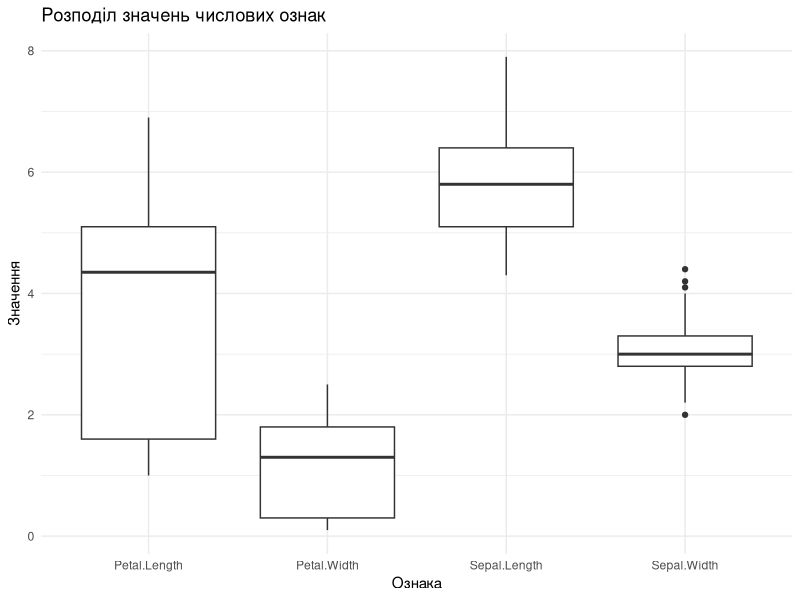
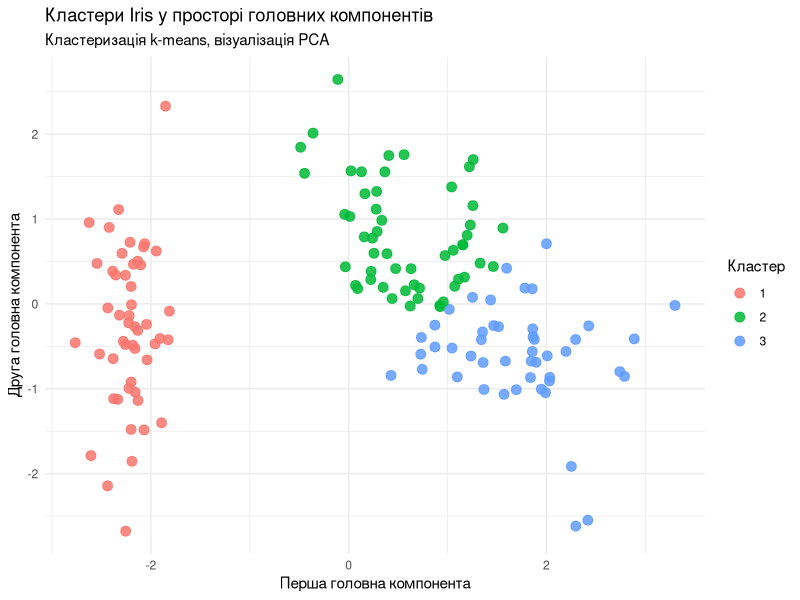
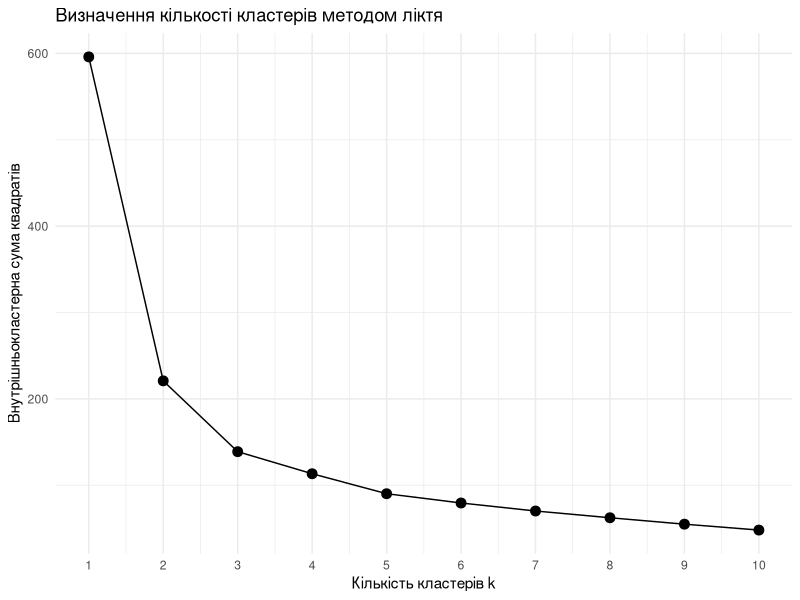
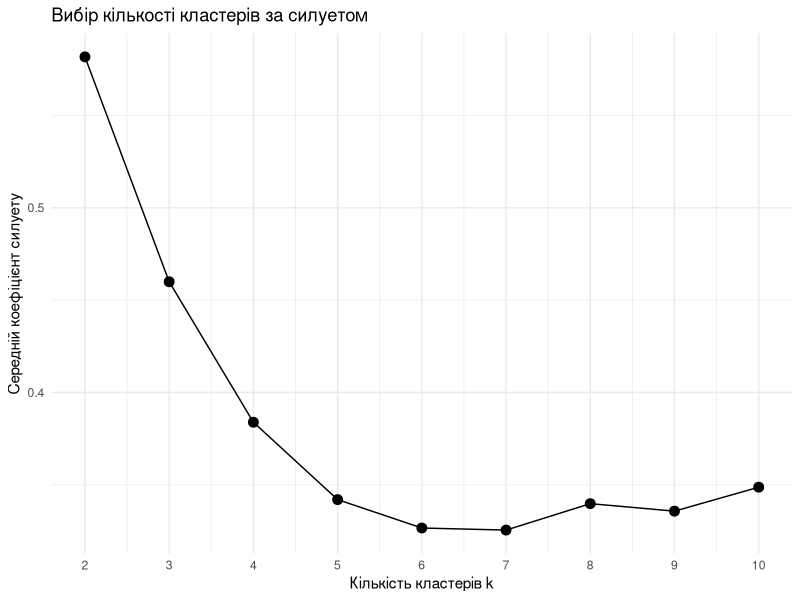
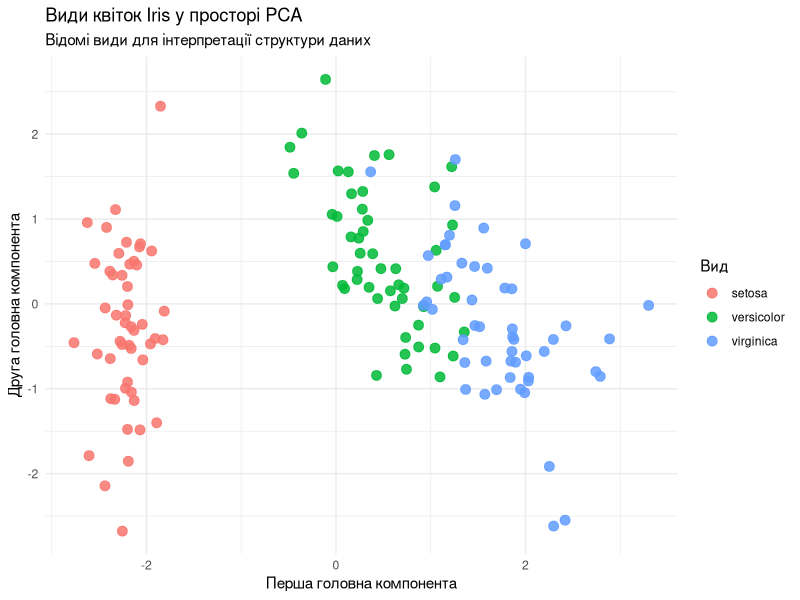
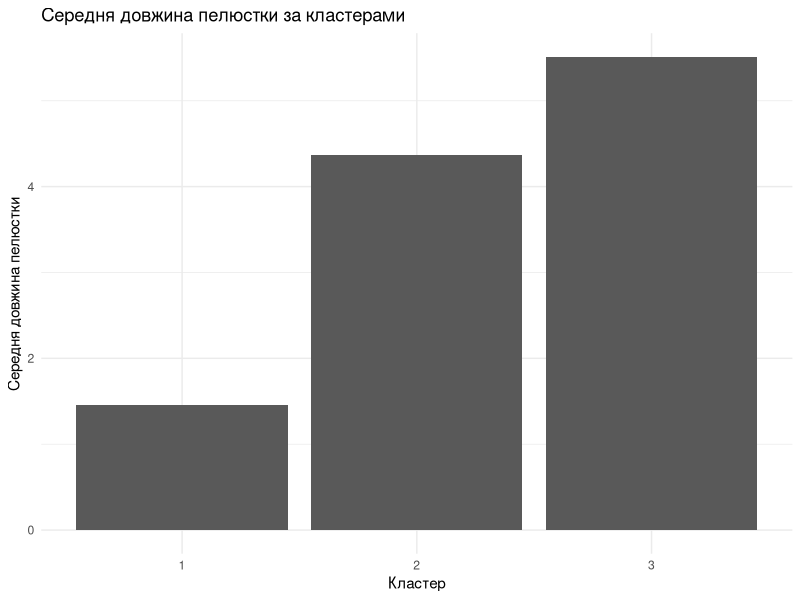
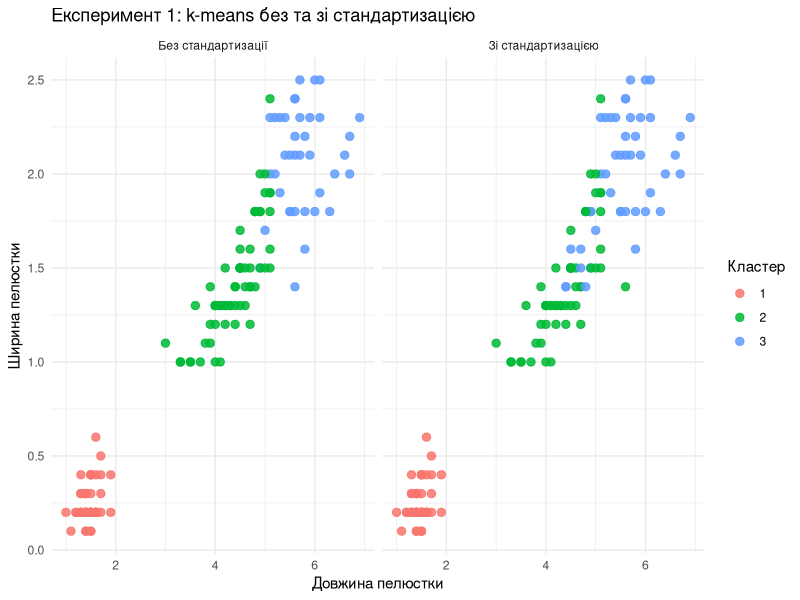
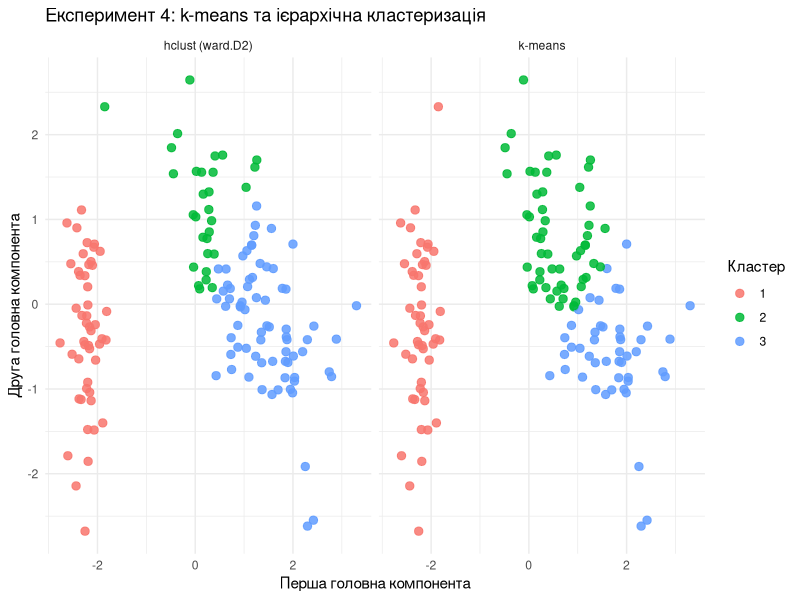

The R script that drew these images, in order:
# ЛР7: Кластерний аналіз у R (iris). Запуск з папки submission/:
#   Rscript lab07.R > results/console_output.txt 2>&1
dir.create("plots", showWarnings = FALSE); dir.create("results", showWarnings = FALSE)
fam <- "Arial Unicode MS"  # коректна кирилиця на macOS
save_gg <- function(p, name, w = 8, h = 5.5) {
  ggsave(file.path("plots", name), p + theme(text = element_text(family = fam)),
         width = w, height = h, dpi = 150)
}
open_png <- function(name, w = 8, h = 6)
  png(file.path("plots", name), width = w, height = h, units = "in", res = 150, family = fam)
# У пакетному запуску print(g) малює в Rplots.pdf, де кирилиця не підтримується;
# тому екранні копії графіків направляємо в тимчасовий PNG (у RStudio не діє).
if (!interactive()) options(device = function(...) png(tempfile(fileext = ".png"), family = fam))

# ===================================================
# ЛАБОРАТОРНА РОБОТА: КЛАСТЕРНИЙ АНАЛІЗ У R
# Завдання 1. Підготовка даних
# ===================================================
# Пакет cluster потрібний для силуетного аналізу.
if (!requireNamespace("cluster", quietly = TRUE)) {
  install.packages("cluster")
}

library(cluster)
library(ggplot2)

# Завантажуємо набір даних
data(iris)

cat("КЛАСТЕРНИЙ АНАЛІЗ ДАНИХ IRIS\n")
cat("====================================\n")
cat("Кількість об'єктів:", nrow(iris), "\n")
cat("Кількість ознак у повному наборі:", ncol(iris),
    "\n\n")

cat("Перші шість записів:\n")
print(head(iris))
cat("\nСтруктура набору даних:\n")
str(iris)
cat("\nКількість об'єктів кожного виду:\n")
print(table(iris$Species))

# Вибираємо лише числові ознаки
iris_features <- iris[, 1:4]

cat("\nОписові статистики числових ознак:\n")
print(summary(iris_features))

# Перевірка пропущених значень
cat("\nКількість пропущених значень за стовпцями:\n")
print(colSums(is.na(iris_features)))

# ===================================================
# ЗАВДАННЯ 2. ПОПЕРЕДНІЙ АНАЛІЗ
# ===================================================
# Попарні діаграми числових ознак
open_png("01_pairs.png")
pairs(
  iris_features,
  main = "Попарні залежності між ознаками Iris",
  pch = 19
)
dev.off()
# Коробкові діаграми для порівняння масштабів і розподілів
iris_long <- data.frame(
  value = unlist(iris_features),
  feature = rep(names(iris_features),
                each = nrow(iris_features))
)
g <- ggplot(iris_long, aes(x = feature, y = value)) +
  geom_boxplot() +
  labs(
    title = "Розподіл значень числових ознак",
    x = "Ознака",
    y = "Значення"
  ) +
  theme_minimal()
print(g); save_gg(g, "02_boxplot.png")

# ==================================================
# ЗАВДАННЯ 3. СТАНДАРТИЗАЦІЯ
# ===================================================

iris_scaled <- scale(iris_features)

cat("Перші шість стандартизованих записів:\n")
print(head(iris_scaled))

cat("\nСередні значення після стандартизації:\n")

print(round(colMeans(iris_scaled), 4))

cat("\nСтандартні відхилення після стандартизації:\n")
print(round(apply(iris_scaled, 2, sd), 4))

# ===================================================
# ЗАВДАННЯ 4. АЛГОРИТМ K-MEANS
# ===================================================

# У першому експерименті використовуємо три кластери
k <- 3
set.seed(123)

km_result <- kmeans(
  iris_scaled,
  centers = k,
  nstart = 25
)

cat("РЕЗУЛЬТАТ КЛАСТЕРИЗАЦІЇ K-MEANS\n")
cat("====================================\n")
cat("\nКількість об'єктів у кластерах:\n")
print(km_result$size)

cat("\nЦентри кластерів у стандартизованому просторі:\n")
print(round(km_result$centers, 3))

cat("\nСума квадратів усередині кластерів:\n")
print(km_result$tot.withinss)

cat("\nМіжкластерна сума квадратів:\n")
print(km_result$betweenss)

cat("\nЗагальна сума квадратів:\n")
print(km_result$totss)

cat("\nЧастка міжкластерної суми квадратів:\n")
print(round(km_result$betweenss /
              km_result$totss, 4))

# Додаємо номер кластера до початкових даних
iris_clustered <- iris

iris_clustered$Cluster <- factor(km_result$cluster)

cat("\nКількість об'єктів за кластерами:\n")
print(table(iris_clustered$Cluster))

# ===================================================
# ЗАВДАННЯ 5. ВІЗУАЛІЗАЦІЯ КЛАСТЕРІВ
# ===================================================

pca_result <- prcomp(
  iris_scaled,
  center = FALSE,
  scale. = FALSE
)

pca_data <- data.frame(
  PC1 = pca_result$x[, 1],
  PC2 = pca_result$x[, 2],
  Cluster = factor(km_result$cluster),
  Species = iris$Species
)

variance_explained <- summary(pca_result)$importance[2, ]

cat("Частка поясненої варіації першою компонентою:",
    round(variance_explained[1] * 100, 2), "%\n")

cat("Частка поясненої варіації другою компонентою:",
    round(variance_explained[2] * 100, 2), "%\n")

cat("Сумарна частка варіації двох компонент:",
    round(sum(variance_explained[1:2]) * 100, 2),
    "%\n")

g <- ggplot(pca_data, aes(x = PC1, y = PC2, color = Cluster)) +
  geom_point(size = 3, alpha = 0.85) +
  labs(
    title = "Кластери Iris у просторі головних компонентів",
    subtitle = "Кластеризація k-means, візуалізація PCA",
    x = "Перша головна компонента",
    y = "Друга головна компонента",
    color = "Кластер"
  ) +
  theme_minimal()
print(g); save_gg(g, "03_pca_kmeans.png")

# ===================================================
# ЗАВДАННЯ 6. МЕТОД ЛІКТЯ
# ===================================================

set.seed(123)
k_values <- 1:10

wss <- sapply(k_values, function(k) {
  kmeans(
    iris_scaled,
    centers = k,
    nstart = 25
  )$tot.withinss
})

elbow_data <- data.frame(
  k = k_values,
  WSS = wss
)

cat("Таблиця методу ліктя:\n")
print(elbow_data)

g <- ggplot(elbow_data, aes(x = k, y = WSS)) +
  geom_line() +
  geom_point(size = 3) +
  scale_x_continuous(breaks = k_values) +
  labs(
    title = "Визначення кількості кластерів методом ліктя",
    x = "Кількість кластерів k",
    y = "Внутрішньокластерна сума квадратів"
  ) +
  theme_minimal()
print(g); save_gg(g, "04_elbow.png")

# ===================================================
# ЗАВДАННЯ 7. СИЛУЕТНИЙ АНАЛІЗ
# ==================================================

distance_matrix <- dist(iris_scaled)

silhouette_results <- lapply(2:10, function(k) {
  set.seed(123)

  fit <- kmeans(
    iris_scaled,
    centers = k,
    nstart = 25
  )

  sil <- silhouette(
    fit$cluster,
    distance_matrix
  )

  data.frame(
    k = k,
    mean_silhouette = mean(sil[, "sil_width"])
  )
})

silhouette_data <- do.call(rbind, silhouette_results)

cat("Середні коефіцієнти силуету:\n")
print(silhouette_data)

best_k_silhouette <- silhouette_data$k[
  which.max(silhouette_data$mean_silhouette)
]

cat("\nКількість кластерів із найбільшим середнім силуетом:",
    best_k_silhouette, "\n")

g <- ggplot(
  silhouette_data,
  aes(x = k, y = mean_silhouette)
) +
  geom_line() +
  geom_point(size = 3) +
  scale_x_continuous(breaks = 2:10) +
  labs(
    title = "Вибір кількості кластерів за силуетом",
    x = "Кількість кластерів k",
    y = "Середній коефіцієнт силуету"
  ) +
  theme_minimal()
print(g); save_gg(g, "05_silhouette.png")

# ==================================================
# ЗАВДАННЯ 8. ІЄРАРХІЧНА КЛАСТЕРИЗАЦІЯ
# ==================================================
# Евклідова відстань між об'єктами
d <- dist(iris_scaled, method = "euclidean")

# Метод Ward.D2 намагається формувати компактні кластери
hc_result <- hclust(
  d,
  method = "ward.D2"
)

# Побудова дендрограми
open_png("06_dendrogram.png", 9, 6)
plot(
  hc_result,
  labels = FALSE,
  hang = -1,
  main = "Дендрограма ієрархічної кластеризації",
  xlab = "Об'єкти",
  ylab = "Висота об'єднання"
)
rect.hclust(hc_result, k = 3, border = c("red", "darkgreen", "blue"))
dev.off()

# Відокремлюємо три кластери
hc_clusters <- cutree(
  hc_result,
  k = 3
)

cat("\nКількість об'єктів в ієрархічних кластерах:\n")
print(table(hc_clusters))

# Додаємо номери кластерів
iris_clustered$Hierarchical_Cluster <-
  factor(hc_clusters)

# Порівняння розмірів кластерів
cat("\nРозподіл об'єктів між двома методами:\n")
print(table(
  KMeans = iris_clustered$Cluster,
  Hierarchical = iris_clustered$Hierarchical_Cluster
))

# ===================================================
# ЗАВДАННЯ 9. ЗОВНІШНЯ ІНТЕРПРЕТАЦІЯ
# ===================================================
cat("\nПорівняння кластерів k-means із видами Iris:\n")

species_cluster_table <- table(
  Species = iris$Species,
  Cluster = km_result$cluster
)

print(species_cluster_table)

cat("\nЧастка кожного виду в кожному кластері:\n")
print(round(
  prop.table(species_cluster_table, margin = 2),
  3
))

# Візуальне порівняння
g <- ggplot(
  pca_data,
  aes(x = PC1, y = PC2, color = Species)
) +
  geom_point(size = 3, alpha = 0.85) +
  labs(
    title = "Види квіток Iris у просторі PCA",
    subtitle = "Відомі види для інтерпретації структури даних",
    x = "Перша головна компонента",
    y = "Друга головна компонента",
    color = "Вид"
  ) +
  theme_minimal()
print(g); save_gg(g, "07_pca_species.png")

# ===================================================
# ЗАВДАННЯ 10. ПРОФІЛІ КЛАСТЕРІВ
# ===================================================
library(dplyr)
profile_data <- iris_clustered %>%
  group_by(Cluster) %>%
  summarise(
    Кількість = n(),
    Довжина_чашолистика =
      mean(Sepal.Length),
    Ширина_чашолистика =
      mean(Sepal.Width),
    Довжина_пелюстки =
      mean(Petal.Length),
    Ширина_пелюстки =
      mean(Petal.Width),
    .groups = "drop"
  )

cat("\nПРОФІЛІ КЛАСТЕРІВ У ПОЧАТКОВИХ ОДИНИЦЯХ\n")
print(profile_data)

# Порівняння середньої довжини пелюстки
g <- ggplot(
  profile_data,
  aes(x = Cluster, y = Довжина_пелюстки)
) +
  geom_col() +
  labs(
    title = "Середня довжина пелюстки за кластерами",
    x = "Кластер",
    y = "Середня довжина пелюстки"
  ) +
  theme_minimal()
print(g); save_gg(g, "08_profile_petal.png")

# ===================================================
# ДОДАТКОВІ ЕКСПЕРИМЕНТИ
# ===================================================
# Допоміжна: відповідність кластерів видам за найбільшим збігом
# (кожному кластеру ставимо вид, якого в ньому найбільше)
match_species <- function(cl) {
  tb <- table(Cluster = cl, Species = iris$Species)
  maj <- colnames(tb)[apply(tb, 1, which.max)]
  correct <- sum(apply(tb, 1, max))
  list(table = tb, majority = maj, correct = correct)
}

# ---------- Експеримент 1: вплив стандартизації ----------
cat("\n\n=========== ЕКСПЕРИМЕНТ 1: СТАНДАРТИЗАЦІЯ ===========\n")
set.seed(123)
km_raw <- kmeans(iris_features, centers = 3, nstart = 25)
cat("Розміри (без стандартизації):", km_raw$size, "\n")
cat("Розміри (зі стандартизацією):", km_result$size, "\n")
cat("tot.withinss без масштабування:", km_raw$tot.withinss,
    " betweenss/totss:", round(km_raw$betweenss / km_raw$totss, 4), "\n")
cat("\nЦентри без стандартизації (початкові одиниці):\n")
print(round(km_raw$centers, 3))
cat("\nЦентри зі стандартизацією, перераховані в початкові одиниці:\n")
centers_scaled_orig <- aggregate(iris_features,
                                 by = list(Cluster = km_result$cluster), FUN = mean)
print(round(centers_scaled_orig, 3))
cat("\nСтандартні відхилення ознак (початкові одиниці):\n")
print(round(apply(iris_features, 2, sd), 3))
cat("\nПерехресна таблиця: без стандартизації (рядки) vs зі стандартизацією (стовпці):\n")
tab_e1 <- table(Raw = km_raw$cluster, Scaled = km_result$cluster)
print(tab_e1)
cat("Збіг двох розбиттів (найкраще зіставлення кластерів):",
    sum(apply(tab_e1, 1, max)), "з 150 (",
    round(100 * sum(apply(tab_e1, 1, max)) / 150, 1), "%)\n")
cat("\nЗбіг з Species (без стандартизації):\n")
print(table(Species = iris$Species, Cluster = km_raw$cluster))
cat("Правильно зіставлено (raw):", match_species(km_raw$cluster)$correct, "з 150\n")
cat("Правильно зіставлено (scaled):", match_species(km_result$cluster)$correct, "з 150\n")
sil_raw <- mean(silhouette(km_raw$cluster, dist(iris_features))[, "sil_width"])
sil_sc <- mean(silhouette(km_result$cluster, distance_matrix)[, "sil_width"])
cat("Середній силует raw (у власному просторі):", round(sil_raw, 4),
    " scaled (у власному просторі):", round(sil_sc, 4), "\n")

pc_raw <- prcomp(iris_features, center = TRUE, scale. = FALSE)
e1_df <- rbind(
  data.frame(Petal.Length = iris$Petal.Length, Petal.Width = iris$Petal.Width,
             Cluster = factor(km_raw$cluster), Variant = "Без стандартизації"),
  data.frame(Petal.Length = iris$Petal.Length, Petal.Width = iris$Petal.Width,
             Cluster = factor(km_result$cluster), Variant = "Зі стандартизацією")
)
g <- ggplot(e1_df, aes(x = Petal.Length, y = Petal.Width, color = Cluster)) +
  geom_point(size = 2.5, alpha = 0.85) +
  facet_wrap(~ Variant) +
  labs(title = "Експеримент 1: k-means без та зі стандартизацією",
       x = "Довжина пелюстки", y = "Ширина пелюстки", color = "Кластер") +
  theme_minimal()
print(g); save_gg(g, "09_exp1_scaling.png", 10, 5)

# ---------- Експеримент 2: вплив k ----------
cat("\n\n=========== ЕКСПЕРИМЕНТ 2: КІЛЬКІСТЬ КЛАСТЕРІВ ===========\n")
for (kk in 2:5) {
  set.seed(123)
  fit <- kmeans(iris_scaled, centers = kk, nstart = 25)
  sil <- silhouette(fit$cluster, distance_matrix)
  cat("\n--- k =", kk, "---\n")
  cat("Розміри:", fit$size, "\n")
  cat("tot.withinss:", round(fit$tot.withinss, 3),
      " betweenss/totss:", round(fit$betweenss / fit$totss, 4), "\n")
  cat("Середній силует:", round(mean(sil[, "sil_width"]), 4), "\n")
  prof <- aggregate(iris_features, by = list(Cluster = fit$cluster), FUN = mean)
  prof$n <- fit$size
  cat("Середні ознаки за кластерами (початкові одиниці):\n")
  print(round(prof, 3))
  cat("Таблиця Species x Cluster:\n")
  print(table(Species = iris$Species, Cluster = fit$cluster))
}

# ---------- Експеримент 3: початкові центри ----------
cat("\n\n=========== ЕКСПЕРИМЕНТ 3: SEED І NSTART ===========\n")
set.seed(123)
ref <- kmeans(iris_scaled, centers = 3, nstart = 25)
cat("Еталон (seed 123, nstart 25): tot.withinss =", ref$tot.withinss,
    " розміри:", sort(ref$size), "\n")
e3 <- data.frame()
for (ns in c(1, 25)) for (sd_ in c(1, 42, 123, 2024, 777)) {
  set.seed(sd_)
  fit <- kmeans(iris_scaled, centers = 3, nstart = ns)
  tb <- table(Ref = ref$cluster, New = fit$cluster)
  agree <- sum(apply(tb, 1, max))
  e3 <- rbind(e3, data.frame(
    seed = sd_, nstart = ns,
    tot_withinss = round(fit$tot.withinss, 4),
    sizes = paste(sort(fit$size), collapse = "/"),
    agree_with_ref = agree,
    identical_partition = (nrow(tb) == 3 && all(apply(tb > 0, 1, sum) == 1) &&
                             all(apply(tb > 0, 2, sum) == 1))))
}
print(e3, row.names = FALSE)
cat("\nМіжкластерні розбіжності (centers у scaled-просторі) для nstart=1, seed 1:\n")
set.seed(1); f1 <- kmeans(iris_scaled, 3, nstart = 1); print(round(f1$centers, 3))
cat("Еталонні центри:\n"); print(round(ref$centers, 3))

# ---------- Експеримент 4: k-means vs hclust ----------
cat("\n\n=========== ЕКСПЕРИМЕНТ 4: K-MEANS VS HCLUST (ward.D2) ===========\n")
sil_km <- silhouette(km_result$cluster, distance_matrix)
sil_hc <- silhouette(hc_clusters, distance_matrix)
cat("Розміри k-means:", km_result$size, "\n")
cat("Розміри hclust:", as.integer(table(hc_clusters)), "\n")
cat("Середній силует k-means:", round(mean(sil_km[, "sil_width"]), 4), "\n")
cat("Середній силует hclust:", round(mean(sil_hc[, "sil_width"]), 4), "\n")
cat("Силует за кластерами k-means:\n"); print(round(tapply(sil_km[, "sil_width"], km_result$cluster, mean), 4))
cat("Силует за кластерами hclust:\n"); print(round(tapply(sil_hc[, "sil_width"], hc_clusters, mean), 4))
cat("\nSpecies x hclust:\n")
print(table(Species = iris$Species, Cluster = hc_clusters))
m_km <- match_species(km_result$cluster); m_hc <- match_species(hc_clusters)
cat("Правильно зіставлено з Species: k-means =", m_km$correct,
    "; hclust =", m_hc$correct, "з 150\n")
cat("Відповідність кластер -> вид (k-means):", paste(seq_along(m_km$majority), m_km$majority, sep = "=", collapse = ", "), "\n")
cat("Відповідність кластер -> вид (hclust):", paste(seq_along(m_hc$majority), m_hc$majority, sep = "=", collapse = ", "), "\n")
cat("\nПрофілі hclust (початкові одиниці):\n")
prof_hc <- aggregate(iris_features, by = list(Cluster = hc_clusters), FUN = mean)
prof_hc$n <- as.integer(table(hc_clusters))
print(round(prof_hc, 3))
cat("Профілі k-means (початкові одиниці):\n")
prof_km <- aggregate(iris_features, by = list(Cluster = km_result$cluster), FUN = mean)
prof_km$n <- km_result$size
print(round(prof_km, 3))
cat("Збіг k-means і hclust:",
    sum(apply(table(km_result$cluster, hc_clusters), 1, max)), "з 150\n")

e4 <- rbind(
  data.frame(pca_data[, c("PC1", "PC2")], Cluster = factor(km_result$cluster), Method = "k-means"),
  data.frame(pca_data[, c("PC1", "PC2")], Cluster = factor(hc_clusters), Method = "hclust (ward.D2)")
)
g <- ggplot(e4, aes(PC1, PC2, color = Cluster)) +
  geom_point(size = 2.5, alpha = 0.85) + facet_wrap(~ Method) +
  labs(title = "Експеримент 4: k-means та ієрархічна кластеризація",
       x = "Перша головна компонента", y = "Друга головна компонента", color = "Кластер") +
  theme_minimal()
print(g); save_gg(g, "10_exp4_compare.png", 10, 5)

# ===================================================
# ІНДИВІДУАЛЬНЕ ЗАВДАННЯ — ВАРІАНТ 6
# Характеристики товарів: ціна, попит, рейтинг, частота продажів
# УВАГА: дані СИНТЕТИЧНІ (змодельовані), реального набору для варіанту немає.
# ===================================================
cat("\n\n====================================================\n")
cat("ІНДИВІДУАЛЬНЕ ЗАВДАННЯ — ВАРІАНТ 6 (характеристики товарів)\n")
cat("Дані СИНТЕТИЧНІ: змодельовано 4 приховані сегменти з шумом і перетином.\n")
cat("====================================================\n")
dir.create("data", showWarnings = FALSE)

set.seed(2025)
gen_seg <- function(n, price, demand, rating, freq) {
  data.frame(
    Price     = rlnorm(n, log(price[1]), price[2]),     # ціна, грн (логнормальна)
    Demand    = pmax(rnorm(n, demand[1], demand[2]), 5),# попит, шт/міс
    Rating    = pmin(pmax(rnorm(n, rating[1], rating[2]), 1), 5),
    SalesFreq = pmax(rnorm(n, freq[1], freq[2]), 0.5)   # продажів на тиждень
  )
}
products <- rbind(
  gen_seg(70, c(150, 0.40),  c(400, 100), c(3.9, 0.50), c(35, 9)),   # дешеві ходові
  gen_seg(35, c(1800, 0.30), c(70, 30),   c(4.6, 0.30), c(5, 2.5)),  # преміум
  gen_seg(60, c(600, 0.35),  c(190, 60),  c(4.0, 0.45), c(16, 6)),   # середній
  gen_seg(35, c(450, 0.55),  c(60, 30),   c(2.4, 0.60), c(3, 1.8))   # слабкі
)
products$Price     <- round(products$Price, 0)
products$Demand    <- round(products$Demand, 0)
products$Rating    <- round(products$Rating, 1)
products$SalesFreq <- round(products$SalesFreq, 1)
products <- products[sample(nrow(products)), ]   # перемішуємо рядки
products <- data.frame(ProductID = sprintf("P%03d", 1:nrow(products)), products)
rownames(products) <- NULL
write.csv(products, file.path("data", "products.csv"), row.names = FALSE)

cat("\nКількість товарів:", nrow(products), "\n")
cat("Перші шість записів:\n"); print(head(products))
feat6 <- products[, c("Price", "Demand", "Rating", "SalesFreq")]
cat("\nОписові статистики:\n"); print(summary(feat6))
cat("\nСтандартні відхилення (різні шкали):\n"); print(round(sapply(feat6, sd), 3))
cat("Пропущені значення:", sum(is.na(feat6)), "\n")
cat("\nКореляційна матриця ознак:\n"); print(round(cor(feat6), 3))
cat("\nОбґрунтування: Price (сотні-тисячі грн) і Demand (сотні шт) мають на порядки більший розмах,\n")
cat("ніж Rating (1-5) і SalesFreq; без стандартизації відстані визначали б Price і Demand,\n")
cat("тому застосовуємо scale() (середнє 0, sd 1).\n")

X6 <- scale(feat6)

# --- вибір k: лікоть і середній силует
set.seed(2025)
wss6 <- sapply(1:8, function(k) kmeans(X6, centers = k, nstart = 25)$tot.withinss)
d6 <- dist(X6, method = "euclidean")
sil6 <- sapply(2:8, function(k) {
  set.seed(2025)
  km <- kmeans(X6, centers = k, nstart = 25)
  mean(silhouette(km$cluster, d6)[, "sil_width"])
})
cat("\nМетод ліктя (tot.withinss):\n")
print(data.frame(k = 1:8, tot_withinss = round(wss6, 2)))
cat("\nСередній силует:\n")
print(data.frame(k = 2:8, avg_silhouette = round(sil6, 4)))
cat("k з найбільшим середнім силуетом:", (2:8)[which.max(sil6)], "\n")

g <- ggplot(data.frame(k = 1:8, wss = wss6), aes(k, wss)) +
  geom_line() + geom_point(size = 3) + scale_x_continuous(breaks = 1:8) +
  labs(title = "Варіант 6: метод ліктя", x = "Кількість кластерів k",
       y = "Сумарна внутрішньокластерна сума квадратів") + theme_minimal()
print(g); save_gg(g, "var6_elbow.png")
g <- ggplot(data.frame(k = 2:8, sil = sil6), aes(k, sil)) +
  geom_line() + geom_point(size = 3) + scale_x_continuous(breaks = 2:8) +
  labs(title = "Варіант 6: середній коефіцієнт силуету", x = "Кількість кластерів k",
       y = "Середній силует") + theme_minimal()
print(g); save_gg(g, "var6_silhouette.png")

K6 <- 4   # обрано за ліктем, силуетом і змістовністю (див. звіт)
cat("\nОбране k =", K6, "\n")

# --- алгоритм 1: k-means
set.seed(2025)
km6 <- kmeans(X6, centers = K6, nstart = 25)
cat("\nk-means: розміри кластерів:", km6$size, "\n")
cat("Частка міжкластерної суми квадратів:", round(km6$betweenss / km6$totss, 4), "\n")

# --- алгоритм 2: ієрархічна кластеризація
hc6 <- hclust(d6, method = "ward.D2")
hc6_cl <- cutree(hc6, k = K6)
cat("hclust (ward.D2): розміри кластерів:", as.integer(table(hc6_cl)), "\n")

open_png("var6_dendrogram.png", 10, 6)
plot(hc6, labels = FALSE, hang = -1, main = "Варіант 6: дендрограма (ward.D2)",
     xlab = "Товари", sub = "", ylab = "Висота")
rect.hclust(hc6, k = K6, border = 2:(K6 + 1))
dev.off()

# --- якість
sil_km6 <- silhouette(km6$cluster, d6)
sil_hc6 <- silhouette(hc6_cl, d6)
cat("\nСередній силует: k-means =", round(mean(sil_km6[, "sil_width"]), 4),
    "; hclust =", round(mean(sil_hc6[, "sil_width"]), 4), "\n")
cat("Силует по кластерах (k-means):", round(tapply(sil_km6[, "sil_width"], sil_km6[, "cluster"], mean), 4), "\n")
cat("Силует по кластерах (hclust):", round(tapply(sil_hc6[, "sil_width"], sil_hc6[, "cluster"], mean), 4), "\n")
cat("\nТаблиця збігу (рядки — k-means, стовпці — hclust):\n")
tab6 <- table(kmeans = km6$cluster, hclust = hc6_cl); print(tab6)
cat("Збіг k-means і hclust (за найбільшим перетином):", sum(apply(tab6, 1, max)), "з", nrow(products), "\n")

# --- профілі у вихідних одиницях та назви
prof6 <- aggregate(feat6, by = list(Cluster = km6$cluster), FUN = mean)
prof6$n <- as.integer(table(km6$cluster))
cat("\nПрофілі k-means (середні у вихідних одиницях):\n"); print(round(prof6, 2))
prof6_hc <- aggregate(feat6, by = list(Cluster = hc6_cl), FUN = mean)
prof6_hc$n <- as.integer(table(hc6_cl))
cat("\nПрофілі hclust (середні у вихідних одиницях):\n"); print(round(prof6_hc, 2))

# назви за профілями (правила за середніми кластерів)
nm <- rep(NA_character_, K6)
nm[which.max(prof6$Price)]      <- "Преміум"
nm[which.min(prof6$Rating)]     <- "Слабкі"
rest <- which(is.na(nm))
nm[rest[which.max(prof6$SalesFreq[rest])]] <- "Дешеві ходові"
nm[is.na(nm)] <- "Середній сегмент"
names6 <- paste0(1:K6, ": ", nm)
cat("\nНазви кластерів:", paste(names6, collapse = "; "), "\n")
cat("Медіанна ціна за кластерами:", round(tapply(feat6$Price, km6$cluster, median)), "\n")

# --- PCA-графік
pc6 <- prcomp(X6)
cat("\nPCA: частка дисперсії PC1, PC2:", round(summary(pc6)$importance[2, 1:2], 4), "\n")
df6 <- data.frame(pc6$x[, 1:2], Cluster = factor(names6[km6$cluster], levels = names6))
g <- ggplot(df6, aes(PC1, PC2, color = Cluster)) + geom_point(size = 2.3, alpha = 0.85) +
  labs(title = "Варіант 6: k-means (k = 4) у просторі головних компонент",
       x = "Перша головна компонента", y = "Друга головна компонента", color = "Кластер") +
  theme_minimal()
print(g); save_gg(g, "var6_kmeans_pca.png", 9, 5.5)

# --- профілі (стандартизовані середні за кластерами)
zprof <- aggregate(as.data.frame(X6), by = list(Cluster = km6$cluster), FUN = mean)
zl <- do.call(rbind, lapply(names(feat6), function(v)
  data.frame(Cluster = factor(names6[zprof$Cluster], levels = names6), Feature = v, Z = zprof[[v]])))
zl$Feature <- factor(zl$Feature, levels = names(feat6),
  labels = c("Ціна", "Попит", "Рейтинг", "Частота продажів"))
g <- ggplot(zl, aes(Feature, Z, fill = Cluster)) +
  geom_col(position = "dodge") + geom_hline(yintercept = 0) +
  labs(title = "Варіант 6: профілі кластерів (стандартизовані середні)",
       x = "Ознака", y = "Середнє z-значення", fill = "Кластер") + theme_minimal()
print(g); save_gg(g, "var6_profiles.png", 9, 5.5)
